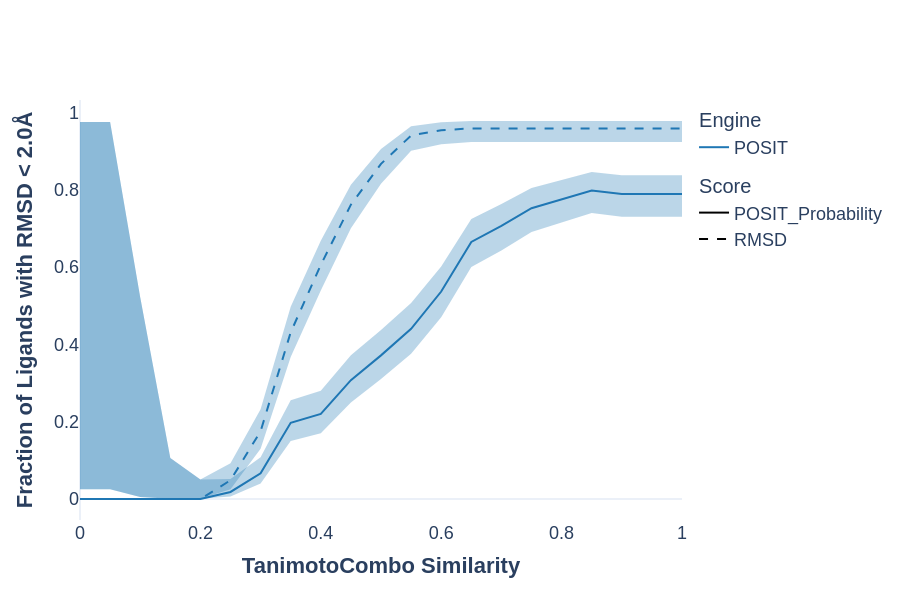

Here is the notebook cell this chart was saved with:
### Code cell
title="<b> Fraction of Ligands with RMSD < 2.0Å </b>"
x_title="<b> TanimotoCombo Similarity </b>"
fig = pu.create_plot_with_error_bands_and_dual_legend(df, 
                                                   "Similarity_Threshold", 
                                                   "Fraction", 
                                                   lower_error_column="CI_Lower", upper_error_column="CI_Upper", color_category_column="Engine",
        dash_category_column="Score",
        x_title=x_title,
        y_title=title,)

fig.update_layout(
    font=dict(size=small_font, 
              family='Arial'
              ),)
fig.update_layout(**update_layout_dict)
fig.update_xaxes(showgrid=False)
fig.update_yaxes(showgrid=False)
fig.show()

### Figure 1 — Plotly figure (JSON) as saved in the notebook; plotly's stock layout.template omitted (floating-point values rounded to 4 significant figures)
{"data": [{"fill": "toself", "fillcolor": "rgba(31, 119, 180,0.3)", "hoverinfo": "skip", "line": {"color": "rgba(255,255,255,0)"}, "name": "POSIT - POSIT_Probability Error Band", "showlegend": false, "x": [0.0, 0.05, 0.1, 0.15, 0.2, 0.25, 0.3, 0.35, 0.4, 0.45, 0.5, 0.55, 0.6, 0.65, 0.7, 0.75, 0.8, 0.85, 0.9, 0.95, 1.0, 1.0, 0.95, 0.9, 0.85, 0.8, 0.75, 0.7, 0.65, 0.6, 0.55, 0.5, 0.45, 0.4, 0.35, 0.3, 0.25, 0.2, 0.15, 0.1, 0.05, 0.0], "y": [0.975, 0.975, 0.5218, 0.1058, 0.05063, 0.0519, 0.1083, 0.2552, 0.2799, 0.3716, 0.4375, 0.5068, 0.6017, 0.7244, 0.7629, 0.8049, 0.8255, 0.846, 0.8378, 0.8378, 0.8378, 0.73, 0.73, 0.73, 0.7398, 0.7152, 0.6908, 0.6427, 0.6, 0.4704, 0.376, 0.3101, 0.2499, 0.1703, 0.1499, 0.04014, 0.006604, 0.0003565, 0.0007669, 0.005051, 0.025, 0.025], "type": "scatter"}, {"legendgroup": "POSIT - POSIT_Probability", "line": {"color": "rgb(31, 119, 180)", "dash": "solid", "width": 2}, "mode": "lines", "name": "POSIT - POSIT_Probability", "showlegend": false, "x": [0.0, 0.05, 0.1, 0.15, 0.2, 0.25, 0.3, 0.35, 0.4, 0.45, 0.5, 0.55, 0.6, 0.65, 0.7, 0.75, 0.8, 0.85, 0.9, 0.95, 1.0], "y": [0.0, 0.0, 0.0, 0.0, 0.0, 0.01818, 0.06635, 0.1972, 0.2202, 0.3073, 0.3716, 0.4404, 0.5367, 0.6651, 0.7064, 0.7523, 0.7752, 0.7982, 0.789, 0.789, 0.789], "type": "scatter"}, {"fill": "toself", "fillcolor": "rgba(31, 119, 180,0.3)", "hoverinfo": "skip", "line": {"color": "rgba(255,255,255,0)"}, "name": "POSIT - RMSD Error Band", "showlegend": false, "x": [0.0, 0.05, 0.1, 0.15, 0.2, 0.25, 0.3, 0.35, 0.4, 0.45, 0.5, 0.55, 0.6, 0.65, 0.7, 0.75, 0.8, 0.85, 0.9, 0.95, 1.0, 1.0, 0.95, 0.9, 0.85, 0.8, 0.75, 0.7, 0.65, 0.6, 0.55, 0.5, 0.45, 0.4, 0.35, 0.3, 0.25, 0.2, 0.15, 0.1, 0.05, 0.0], "y": [0.975, 0.975, 0.5218, 0.1058, 0.05063, 0.09275, 0.2324, 0.4976, 0.668, 0.8132, 0.9056, 0.9646, 0.9747, 0.9779, 0.9779, 0.9779, 0.9779, 0.9779, 0.9779, 0.9779, 0.9779, 0.9234, 0.9234, 0.9234, 0.9234, 0.9234, 0.9234, 0.9234, 0.9234, 0.9176, 0.9006, 0.8154, 0.7006, 0.5392, 0.3672, 0.1301, 0.02509, 0.0003565, 0.0007669, 0.005051, 0.025, 0.025], "type": "scatter"}, {"legendgroup": "POSIT - RMSD", "line": {"color": "rgb(31, 119, 180)", "dash": "dash", "width": 2}, "mode": "lines", "name": "POSIT - RMSD", "showlegend": false, "x": [0.0, 0.05, 0.1, 0.15, 0.2, 0.25, 0.3, 0.35, 0.4, 0.45, 0.5, 0.55, 0.6, 0.65, 0.7, 0.75, 0.8, 0.85, 0.9, 0.95, 1.0], "y": [0.0, 0.0, 0.0, 0.0, 0.0, 0.04848, 0.1754, 0.4312, 0.6055, 0.7615, 0.867, 0.9404, 0.9541, 0.9587, 0.9587, 0.9587, 0.9587, 0.9587, 0.9587, 0.9587, 0.9587], "type": "scatter"}, {"legendgroup": "Engine", "legendgrouptitle": {"text": "Engine"}, "line": {"color": "rgb(31, 119, 180)", "width": 2}, "mode": "lines", "name": "POSIT", "showlegend": true, "x": [null], "y": [null], "type": "scatter"}, {"legendgroup": "Score", "legendgrouptitle": {"text": "Score"}, "line": {"color": "black", "dash": "solid", "width": 2}, "mode": "lines", "name": "POSIT_Probability", "showlegend": true, "x": [null], "y": [null], "type": "scatter"}, {"legendgroup": "Score", "legendgrouptitle": {"text": "Score"}, "line": {"color": "black", "dash": "dash", "width": 2}, "mode": "lines", "name": "RMSD", "showlegend": true, "x": [null], "y": [null], "type": "scatter"}], "layout": {"legend": {"groupclick": "toggleitem"}, "title": {}, "xaxis": {"title": {"text": "<b> TanimotoCombo Similarity </b>"}, "showgrid": false}, "yaxis": {"title": {"text": "<b> Fraction of Ligands with RMSD < 2.0Å </b>"}, "showgrid": false}, "width": 900, "height": 600, "font": {"size": 18, "family": "Arial"}}}
